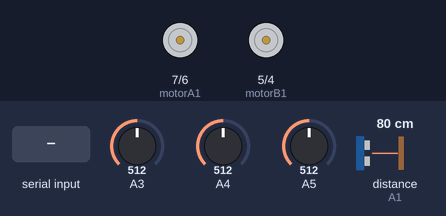
The sketch below on a simulated Arduino Uno, built with avr-gcc and run on an emulated ATmega328P. On the bench: motor-driver pin pairs drawn as motors (green arrow = first pin HIGH = forward, orange = second pin HIGH = backward, longer = more drive, scaled by the enable pin). Inputs (shaded band) come from the test bench; at power-on: A3 = 512, A4 = 512, A5 = 512, distance to the obstacle (sensor on A1) 80 cm. The echo pulse lasts 58.3 µs per cm; what the sketch prints to the serial monitor is not drawn.

Above: at 1.2 s.
1.3 s: "f" received over Serial
At 2.1 s:
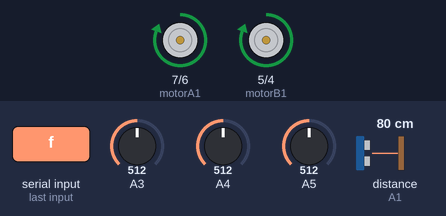
2.8 s: "b" received over Serial
At 3.8 s:
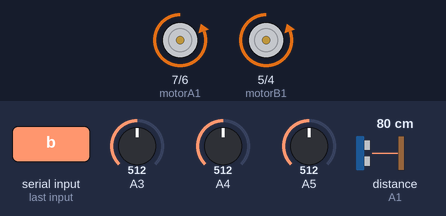
4.3 s: "l" received over Serial
At 4.6 s:
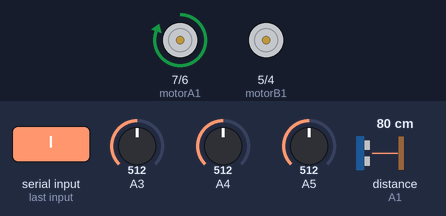
5.8 s: "r" received over Serial
At 6.6 s:
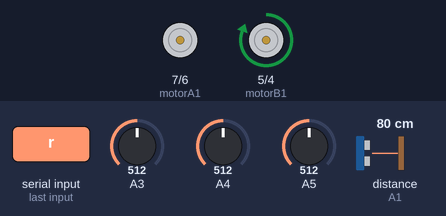
7.3 s: "s" received over Serial
At 8.3 s:
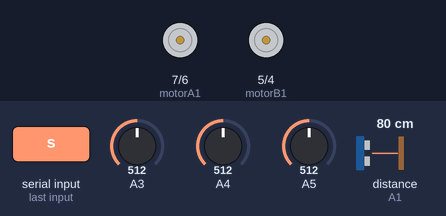
8.8 s: "e" received over Serial
At 10.2 s:
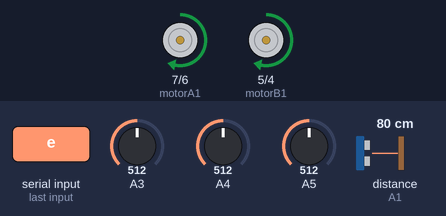
Timing chart, 0 to 11.3 s (numbered marks = the images above; inputs shaded):
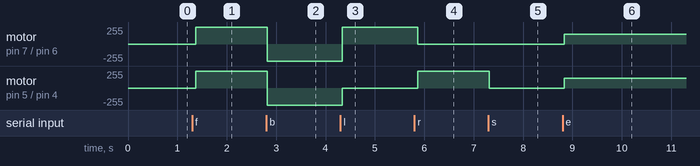

Measured:
- after the input at 1.3 s, motor on pin 7 (motorA1) / pin 6 (motorA2), motor on pin 5 (motorB1) / pin 4 (motorB2): stopped → forward 255/255 after 0.07 s
- after the input at 2.8 s, motor on pin 7 (motorA1) / pin 6 (motorA2), motor on pin 5 (motorB1) / pin 4 (motorB2): forward 255/255 → backward 255/255 at once
- after the input at 4.3 s, motor on pin 7 (motorA1) / pin 6 (motorA2): backward 255/255 → forward 255/255 at once; motor on pin 5 (motorB1) / pin 4 (motorB2): backward 255/255 → stopped at once
- after the input at 5.8 s, motor on pin 7 (motorA1) / pin 6 (motorA2): forward 255/255 → stopped after 0.07 s; motor on pin 5 (motorB1) / pin 4 (motorB2): stopped → forward 255/255 after 0.07 s
- after the input at 7.3 s, motor on pin 5 (motorB1) / pin 4 (motorB2): forward 255/255 → stopped at once
- after the input at 8.8 s, motor on pin 7 (motorA1) / pin 6 (motorA2), motor on pin 5 (motorB1) / pin 4 (motorB2): stopped → forward 150/255 at once

The sketch:

Phase_2_Final.ino
```cpp
#include<NewPing.h>

void Forward(), Backward(), Right(), Left(), Stop(), EasyDrive(), Follower(), Forward_Low(), Backward_Low(), Right_Low(), Left_Low();
float ReadPing ();
const int motorA1 = 7;
const int motorA2 = 6;
const int motorB1 = 5;
const int motorB2 = 4;
const int enA = 10;
const int enB = 11;
int MS,LS,RS,MSV,LSV,RSV;


#define trig A0
#define echo A1

char state ;
float distance ;

NewPing sonar(trig, echo, 250);

void setup() {
  Serial.begin(9600);
pinMode(motorA1, OUTPUT);
pinMode(motorA2, OUTPUT);
pinMode(motorB1, OUTPUT);
pinMode(motorB2, OUTPUT);
pinMode(enA, OUTPUT);
pinMode(enB, OUTPUT);
pinMode(LS, INPUT);
pinMode(RS, INPUT);
pinMode(MS,INPUT);

}

void loop() {

LS = analogRead(A3);
if (LS < 200)
  LSV = 1; //black
  else
  LSV = 0; //white

Serial.println(LS);

MS = analogRead(A5);
if (MS < 200)
  MSV = 1; //black
  else
  MSV = 0; //white

Serial.print(MS);

 RS = analogRead(A4);
if (RS < 200)
  RSV = 1; //black
  else
  RSV = 0; //white

Serial.print(RS);


  distance = ReadPing () ;

if(Serial.available()>0) {state = Serial.read();}
    switch(state)
    {
    case'f' : Forward(); break;
    case'b' : Backward(); break;
    case'l' : Left(); break;
    case'r' : Right(); break;
    case's' : Stop(); break;
    case'e' : EasyDrive(); break;
    case't' : Follower(); break;
    default : Stop();

    }
}
void Forward ()
{
  Serial.println(state);
analogWrite(enA, 255);
analogWrite(enB, 255);
digitalWrite(motorA1, HIGH);
digitalWrite(motorA2, LOW);
digitalWrite(motorB1, HIGH);
digitalWrite(motorB2, LOW);
}

void Backward ()
{
  Serial.println(state);
analogWrite(enA, 255);
analogWrite(enB, 255);
digitalWrite(motorA1, LOW);
digitalWrite(motorA2, HIGH);
digitalWrite(motorB1, LOW);
digitalWrite(motorB2, HIGH);
}

void Right ()
{
  Serial.println(state);
analogWrite(enA, 255);
analogWrite(enB, 255);
digitalWrite(motorA1, LOW);
digitalWrite(motorA2, LOW);
digitalWrite(motorB1, HIGH);
digitalWrite(motorB2, LOW);
}

void Left ()
{
  Serial.println(state);
analogWrite(enA, 255);
analogWrite(enB, 255);
digitalWrite(motorA1, HIGH);
digitalWrite(motorA2, LOW);
digitalWrite(motorB1, LOW);
digitalWrite(motorB2, LOW);
}
void Stop ()
{
  Serial.println(state);
digitalWrite(motorA1, LOW);
digitalWrite(motorA2, LOW);
digitalWrite(motorB1, LOW);
digitalWrite(motorB2, LOW);
}

void Forward_Low ()
{
  Serial.println(state);
analogWrite(enA, 150);
analogWrite(enB, 150);
digitalWrite(motorA1, HIGH);
digitalWrite(motorA2, LOW);
digitalWrite(motorB1, HIGH);
digitalWrite(motorB2, LOW);
}

void Backward_Low ()
{
  Serial.println(state);
analogWrite(enA, 150);
analogWrite(enB, 150);
digitalWrite(motorA1, LOW);
digitalWrite(motorA2, HIGH);
digitalWrite(motorB1, LOW);
digitalWrite(motorB2, HIGH);
}

void Right_Low ()
{
  Serial.println(state);
analogWrite(enA, 150);
analogWrite(enB, 150);
digitalWrite(motorA1, LOW);
digitalWrite(motorA2, LOW);
digitalWrite(motorB1, HIGH);
digitalWrite(motorB2, LOW);
}

void Left_Low ()
{
  Serial.println(state);
analogWrite(enA, 150);
analogWrite(enB, 150);
digitalWrite(motorA1, HIGH);
digitalWrite(motorA2, LOW);
digitalWrite(motorB1, LOW);
digitalWrite(motorB2, LOW);
}


void EasyDrive ()
{
  Forward_Low () ;
  if (distance <=30)
  {
    Stop();
    delay(300);
    Backward_Low();
    delay(800);
    Stop();
    delay(300);
    Right_Low();
    delay(500);
    Stop();
    delay(300);
    Forward_Low();
  }
}
void Follower ()
{
if(!LSV && MSV && !RSV) //move forward
{
Serial. println( "forward" ) ;

Forward_Low();
}
if(!LSV && MSV && RSV) //move right
{
  Serial. println( "low right" ) ;
  Right_Low();
}

if(!LSV && !MSV && RSV) //move right
{
  Serial. println( "right" ) ;
  Right();
}

if(LSV && MSV && !RSV) //move left
{
  Serial. println( "low left" ) ;
  Left_Low();
}

if(LSV && !MSV && !RSV) //move left
{
  Serial. println( "left" ) ;
  Left();
}

if(LSV && MSV && RSV) //Stop
{
  Serial. println( "stop" ) ;
Stop();
}

}


float ReadPing ()
{
  delay(70);
float cm= sonar.ping_cm();
if (cm==0)
  cm = 250;
return cm;
}
```
